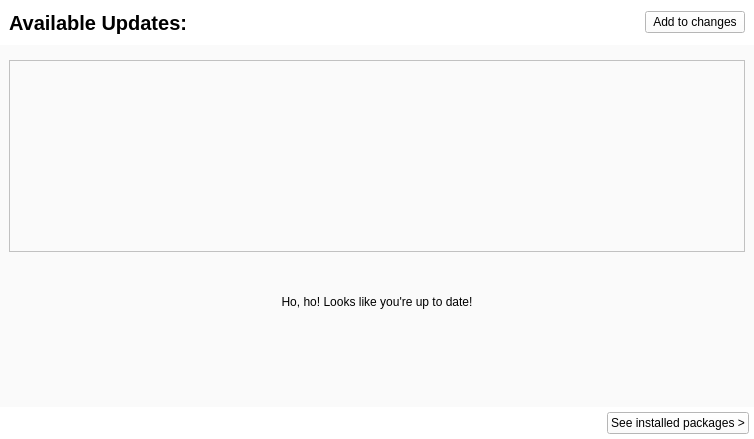
<?xml version="1.0" encoding="UTF-8"?>
<ui version="4.0">
 <class>UpdatePage</class>
 <widget class="QWidget" name="UpdatePage">
  <property name="geometry">
   <rect>
    <x>0</x>
    <y>0</y>
    <width>754</width>
    <height>439</height>
   </rect>
  </property>
  <property name="windowTitle">
   <string>Form</string>
  </property>
  <property name="styleSheet">
   <string notr="true">#UpdatePage{border-radius: 5px; background-color: #fff; }</string>
  </property>
  <layout class="QHBoxLayout" name="horizontalLayout_5">
   <property name="spacing">
    <number>6</number>
   </property>
   <property name="leftMargin">
    <number>0</number>
   </property>
   <property name="topMargin">
    <number>0</number>
   </property>
   <property name="rightMargin">
    <number>0</number>
   </property>
   <property name="bottomMargin">
    <number>0</number>
   </property>
   <item>
    <widget class="QWidget" name="mainUp" native="true">
     <layout class="QVBoxLayout" name="verticalLayout_4">
      <property name="spacing">
       <number>0</number>
      </property>
      <property name="leftMargin">
       <number>0</number>
      </property>
      <property name="topMargin">
       <number>0</number>
      </property>
      <property name="rightMargin">
       <number>0</number>
      </property>
      <property name="bottomMargin">
       <number>0</number>
      </property>
      <item>
       <spacer name="horizontalSpacer">
        <property name="orientation">
         <enum>Qt::Horizontal</enum>
        </property>
        <property name="sizeHint" stdset="0">
         <size>
          <width>0</width>
          <height>0</height>
         </size>
        </property>
       </spacer>
      </item>
      <item>
       <widget class="QWidget" name="widget" native="true">
        <property name="styleSheet">
         <string notr="true">background:#fafafa;</string>
        </property>
        <layout class="QVBoxLayout" name="verticalLayout_3">
         <property name="leftMargin">
          <number>0</number>
         </property>
         <property name="topMargin">
          <number>0</number>
         </property>
         <property name="rightMargin">
          <number>0</number>
         </property>
         <property name="bottomMargin">
          <number>0</number>
         </property>
         <item>
          <widget class="QWidget" name="TITLE" native="true">
           <property name="minimumSize">
            <size>
             <width>0</width>
             <height>45</height>
            </size>
           </property>
           <property name="maximumSize">
            <size>
             <width>16777215</width>
             <height>45</height>
            </size>
           </property>
           <property name="styleSheet">
            <string notr="true">background: #fff;</string>
           </property>
           <layout class="QHBoxLayout" name="horizontalLayout_2">
            <property name="leftMargin">
             <number>9</number>
            </property>
            <property name="topMargin">
             <number>9</number>
            </property>
            <property name="rightMargin">
             <number>9</number>
            </property>
            <property name="bottomMargin">
             <number>9</number>
            </property>
            <item>
             <widget class="QLabel" name="label">
              <property name="font">
               <font>
                <pointsize>15</pointsize>
                <weight>75</weight>
                <bold>true</bold>
               </font>
              </property>
              <property name="styleSheet">
               <string notr="true"/>
              </property>
              <property name="text">
               <string>Available Updates:</string>
              </property>
              <property name="textInteractionFlags">
               <set>Qt::NoTextInteraction</set>
              </property>
             </widget>
            </item>
            <item>
             <widget class="QPushButton" name="pushButton">
              <property name="minimumSize">
               <size>
                <width>100</width>
                <height>0</height>
               </size>
              </property>
              <property name="maximumSize">
               <size>
                <width>100</width>
                <height>16777215</height>
               </size>
              </property>
              <property name="text">
               <string>Add to changes</string>
              </property>
             </widget>
            </item>
           </layout>
          </widget>
         </item>
         <item>
          <widget class="QWidget" name="willet" native="true">
           <layout class="QHBoxLayout" name="horizontalLayout">
            <item>
             <widget class="QListWidget" name="listWidget"/>
            </item>
            <item>
             <spacer name="verticalSpacer">
              <property name="orientation">
               <enum>Qt::Vertical</enum>
              </property>
              <property name="sizeHint" stdset="0">
               <size>
                <width>0</width>
                <height>0</height>
               </size>
              </property>
             </spacer>
            </item>
           </layout>
          </widget>
         </item>
         <item>
          <widget class="QWidget" name="widget_3" native="true">
           <property name="minimumSize">
            <size>
             <width>0</width>
             <height>0</height>
            </size>
           </property>
           <property name="maximumSize">
            <size>
             <width>16777215</width>
             <height>16777215</height>
            </size>
           </property>
           <layout class="QHBoxLayout" name="horizontalLayout_4">
            <property name="spacing">
             <number>0</number>
            </property>
            <property name="leftMargin">
             <number>0</number>
            </property>
            <property name="topMargin">
             <number>0</number>
            </property>
            <property name="rightMargin">
             <number>0</number>
            </property>
            <property name="bottomMargin">
             <number>0</number>
            </property>
            <item>
             <layout class="QVBoxLayout" name="verticalLayout_5">
              <property name="spacing">
               <number>0</number>
              </property>
              <item>
               <spacer name="verticalSpacer_3">
                <property name="orientation">
                 <enum>Qt::Vertical</enum>
                </property>
                <property name="sizeHint" stdset="0">
                 <size>
                  <width>0</width>
                  <height>0</height>
                 </size>
                </property>
               </spacer>
              </item>
              <item>
               <widget class="QLabel" name="label_2">
                <property name="text">
                 <string>Ho, ho! Looks like you're up to date!</string>
                </property>
                <property name="alignment">
                 <set>Qt::AlignCenter</set>
                </property>
               </widget>
              </item>
              <item>
               <spacer name="verticalSpacer_2">
                <property name="orientation">
                 <enum>Qt::Vertical</enum>
                </property>
                <property name="sizeHint" stdset="0">
                 <size>
                  <width>0</width>
                  <height>0</height>
                 </size>
                </property>
               </spacer>
              </item>
             </layout>
            </item>
            <item>
             <spacer name="verticalSpacer_4">
              <property name="orientation">
               <enum>Qt::Vertical</enum>
              </property>
              <property name="sizeHint" stdset="0">
               <size>
                <width>0</width>
                <height>0</height>
               </size>
              </property>
             </spacer>
            </item>
           </layout>
          </widget>
         </item>
         <item>
          <spacer name="verticalSpacer_5">
           <property name="orientation">
            <enum>Qt::Vertical</enum>
           </property>
           <property name="sizeHint" stdset="0">
            <size>
             <width>20</width>
             <height>40</height>
            </size>
           </property>
          </spacer>
         </item>
        </layout>
       </widget>
      </item>
      <item>
       <widget class="QWidget" name="footer" native="true">
        <property name="styleSheet">
         <string notr="true">background: #fff;</string>
        </property>
        <layout class="QHBoxLayout" name="horizontalLayout_3">
         <property name="leftMargin">
          <number>5</number>
         </property>
         <property name="topMargin">
          <number>5</number>
         </property>
         <property name="rightMargin">
          <number>5</number>
         </property>
         <property name="bottomMargin">
          <number>5</number>
         </property>
         <item>
          <spacer name="horizontalSpacer_2">
           <property name="orientation">
            <enum>Qt::Horizontal</enum>
           </property>
           <property name="sizeHint" stdset="0">
            <size>
             <width>40</width>
             <height>20</height>
            </size>
           </property>
          </spacer>
         </item>
         <item>
          <widget class="QPushButton" name="pushButton_2">
           <property name="text">
            <string>See installed packages &gt;</string>
           </property>
          </widget>
         </item>
        </layout>
       </widget>
      </item>
     </layout>
    </widget>
   </item>
   <item>
    <layout class="QHBoxLayout" name="listLayout"/>
   </item>
  </layout>
 </widget>
 <resources/>
 <connections/>
</ui>
